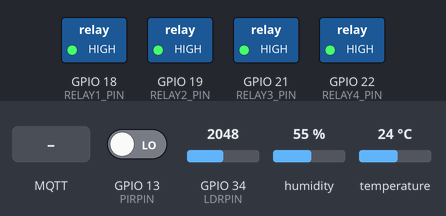
Simulated run of this sketch. Board: ESP32. On the bench: switched loads named in the sketch (green lamp = pin HIGH). Inputs (shaded band) come from the test bench; at power-on: GPIO 13 (PIRPIN) LOW, GPIO 34 (LDRPIN) = 2048, humidity 55 %, temperature 24 °C. WiFi joins after 1.5 s; servers stay silent unless stated; no MQTT or app messages arrive unless stated; what the sketch prints to the serial monitor is not drawn.

Above: at 2.7 s.
2.8 s: MQTT message "ON" arrives on the first subscribed topic
At 3.6 s:
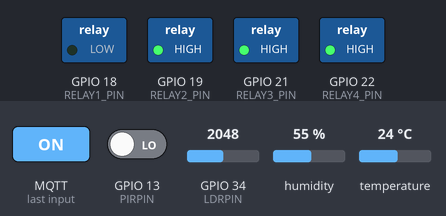
4.3 s: MQTT message "ON" arrives on the second subscribed topic
At 4.8 s:
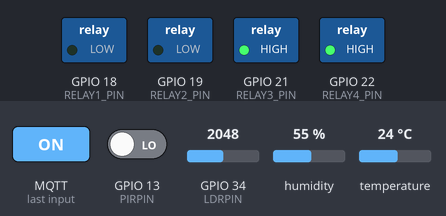
5.8 s: MQTT message "home/relay1" arrives on the first subscribed topic
At 7.0 s:
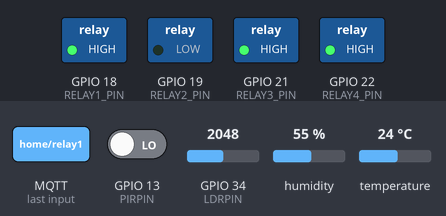
7.3 s: MQTT message "ON" arrives on the third subscribed topic
At 8.3 s:
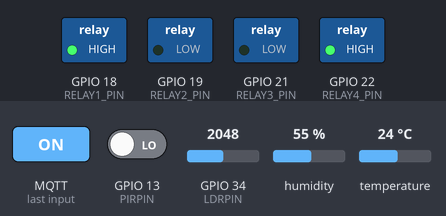
8.8 s: MQTT message "1" arrives on the second subscribed topic
At 9.4 s:
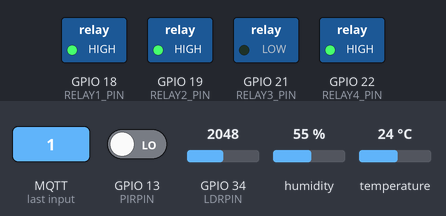
10.3 s: MQTT message "home/relay1" arrives on the third subscribed topic
At 10.6 s:
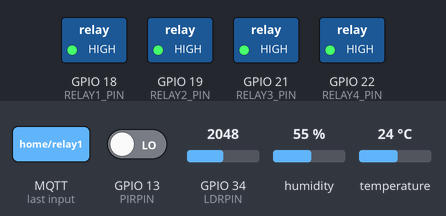
Timing chart, 0 to 12.8 s (numbered marks = the images above; inputs shaded):
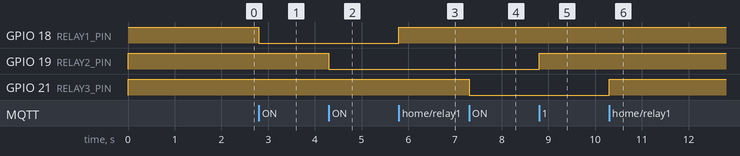

The sketch:

SmartHomeAutomationC++.ino
```cpp
#include <WiFi.h>
#include <PubSubClient.h>
#include "DHT.h"

// Hardware Configuration & Pin Mappings
#define DHTPIN 15
#define DHTTYPE DHT11
#define LDRPIN 34
#define PIRPIN 13

#define RELAY1_PIN 18
#define RELAY2_PIN 19
#define RELAY3_PIN 21
#define RELAY4_PIN 22

// Network & MQTT Broker Credentials
const char* ssid = "YOUR_WIFI_SSID";
const char* password = "YOUR_WIFI_PASSWORD";
const char* mqtt_server = "broker.hivemq.com";

WiFiClient espClient;
PubSubClient client(espClient);
DHT dht(DHTPIN, DHTTYPE);

unsigned long lastMsg = 0;

// Wi-Fi Connection Setup
void setup_wifi() {
  delay(10);
  Serial.print("Connecting to ");
  Serial.println(ssid);
  WiFi.begin(ssid, password);

  while (WiFi.status() != WL_CONNECTED) {
    delay(500);
    Serial.print(".");
  }

  Serial.println("\nWiFi connected. IP address: ");
  Serial.println(WiFi.localIP());
}

// MQTT Inbound Command Callback
void callback(char* topic, byte* message, unsigned int length) {
  String messageTemp;
  for (int i = 0; i < length; i++) {
    messageTemp += (char)message[i];
  }

  Serial.print("Message arrived on topic: ");
  Serial.print(topic);
  Serial.print(". Message: ");
  Serial.println(messageTemp);

  if (String(topic) == "home/relay1") {
    digitalWrite(RELAY1_PIN, messageTemp == "ON" ? LOW : HIGH);
  } else if (String(topic) == "home/relay2") {
    digitalWrite(RELAY2_PIN, messageTemp == "ON" ? LOW : HIGH);
  } else if (String(topic) == "home/relay3") {
    digitalWrite(RELAY3_PIN, messageTemp == "ON" ? LOW : HIGH);
  } else if (String(topic) == "home/relay4") {
    digitalWrite(RELAY4_PIN, messageTemp == "ON" ? LOW : HIGH);
  }
}

// MQTT Broker Reconnection Loop
void reconnect() {
  while (!client.connected()) {
    Serial.print("Attempting MQTT connection...");
    if (client.connect("ESP32SmartHomeClient")) {
      Serial.println("connected");
      client.subscribe("home/relay1");
      client.subscribe("home/relay2");
      client.subscribe("home/relay3");
      client.subscribe("home/relay4");
    } else {
      Serial.print("failed, rc=");
      Serial.print(client.state());
      Serial.println(" try again in 5 seconds");
      delay(5000);
    }
  }
}

// System Setup Initialization
void setup() {
  Serial.begin(115200);

  // Initialize Relay Outputs
  pinMode(RELAY1_PIN, OUTPUT);
  pinMode(RELAY2_PIN, OUTPUT);
  pinMode(RELAY3_PIN, OUTPUT);
  pinMode(RELAY4_PIN, OUTPUT);

  // Default Relays to OFF state (Active LOW Relays)
  digitalWrite(RELAY1_PIN, HIGH);
  digitalWrite(RELAY2_PIN, HIGH);
  digitalWrite(RELAY3_PIN, HIGH);
  digitalWrite(RELAY4_PIN, HIGH);

  // Initialize PIR Input Sensor
  pinMode(PIRPIN, INPUT);

  dht.begin();
  setup_wifi();
  client.setServer(mqtt_server, 1883);
  client.setCallback(callback);
}

// Main Execution Loop
void loop() {
  if (!client.connected()) {
    reconnect();
  }
  client.loop();

  unsigned long now = millis();
  // Publish telemetry readings every 2000 ms
  if (now - lastMsg > 2000) {
    lastMsg = now;

    float t = dht.readTemperature();
    float h = dht.readHumidity();
    int ldrVal = analogRead(LDRPIN);
    int pirState = digitalRead(PIRPIN);

    if (!isnan(t) && !isnan(h)) {
      char tempString[8];
      dtostrf(t, 1, 2, tempString);
      client.publish("home/temperature", tempString);

      char humString[8];
      dtostrf(h, 1, 2, humString);
      client.publish("home/humidity", humString);
    }

    char ldrString[8];
    itoa(ldrVal, ldrString, 10);
    client.publish("home/light", ldrString);

    client.publish("home/motion", pirState == HIGH ? "DETECTED" : "CLEAR");
  }
}
```

Measured:
- after the input at 2.8 s, GPIO 18 (RELAY1_PIN): HIGH → LOW at once
- after the input at 4.3 s, GPIO 19 (RELAY2_PIN): HIGH → LOW at once
- after the input at 5.8 s, GPIO 18 (RELAY1_PIN): LOW → HIGH at once
- after the input at 7.3 s, GPIO 21 (RELAY3_PIN): HIGH → LOW at once
- after the input at 8.8 s, GPIO 19 (RELAY2_PIN): LOW → HIGH at once
- after the input at 10.3 s, GPIO 21 (RELAY3_PIN): LOW → HIGH at once
